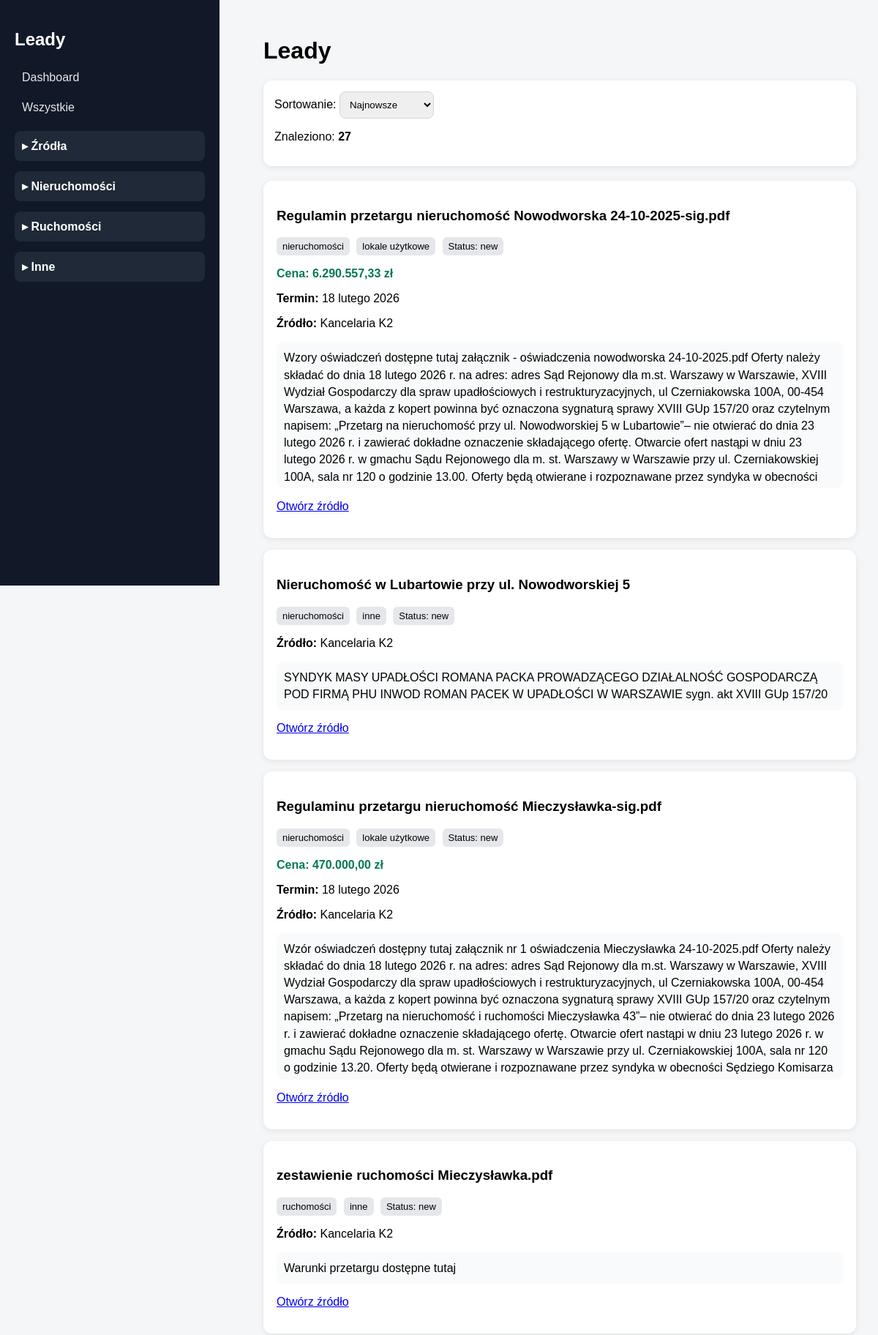
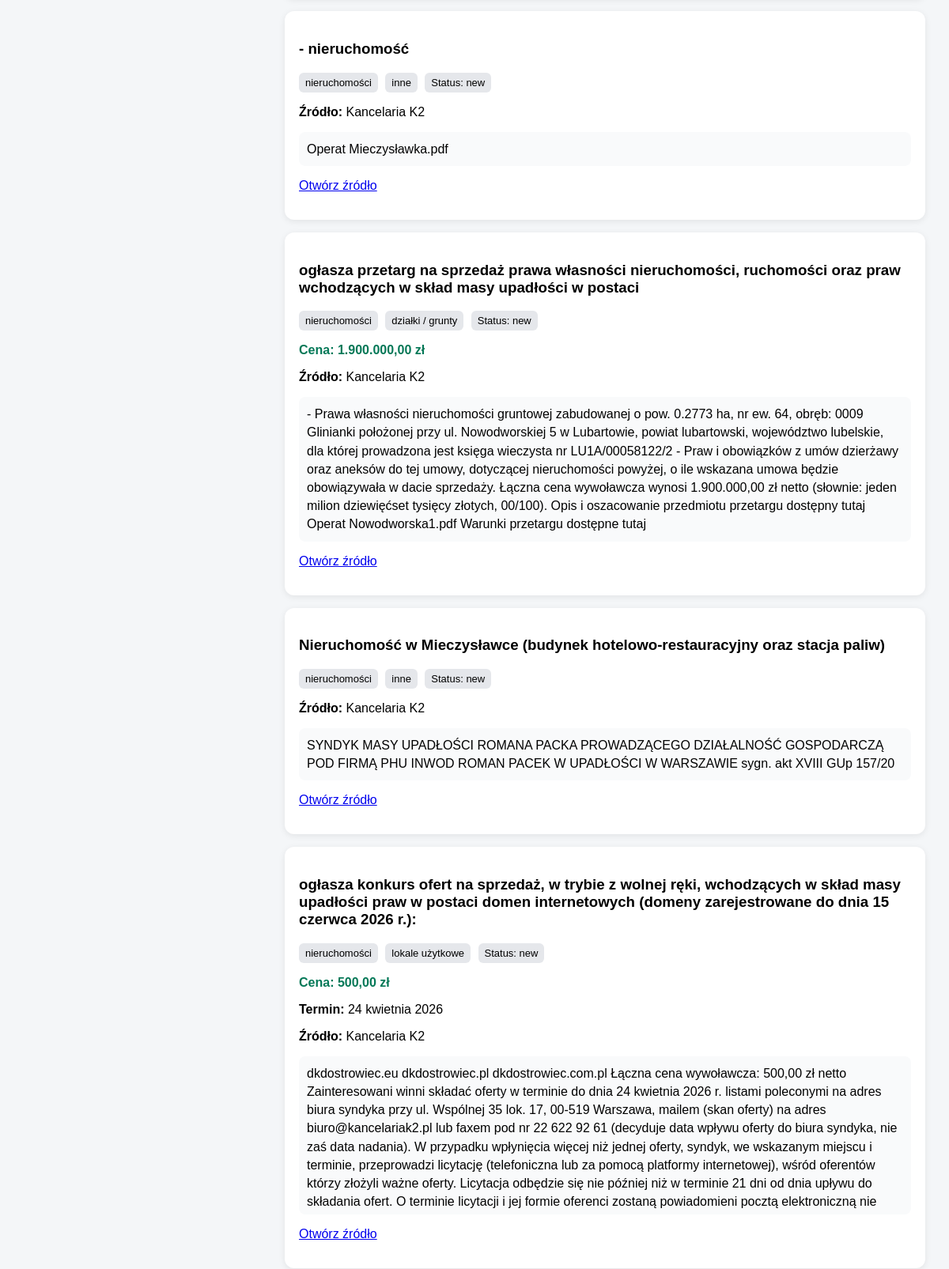
The app's page /leads?source_id=2&asset_type=&category=&sort=newest (upper part) with its own data (2 pictures, top to bottom).
### app/models.py (models this page shows)
class Lead(Base):
    __tablename__ = "leads"
    id = Column(Integer, primary_key=True)
    title = Column(String, nullable=False)
    url = Column(String, nullable=False, unique=True)
    city = Column(String, nullable=True)
    price = Column(String, nullable=True)
    deadline = Column(String, nullable=True)
    asset_type = Column(String, nullable=True)
    category = Column(String, default="inne")
    status = Column(String, default="new")
    notes = Column(Text, nullable=True)
    source_id = Column(Integer, ForeignKey("sources.id"))
    source = relationship("Source", back_populates="leads")
    created_at = Column(DateTime, default=datetime.utcnow)

class Source(Base):
    __tablename__ = "sources"
    id = Column(Integer, primary_key=True)
    name = Column(String, nullable=False)
    url = Column(String, nullable=False)
    active = Column(Boolean, default=True)
    leads = relationship("Lead", back_populates="source")
    created_at = Column(DateTime, default=datetime.utcnow)

### app/main.py (the view)
@app.get("/leads")
def leads_page(
    request: Request,
    asset_type: str = None,
    category: str = None,
    source_id: int = None,
    sort: str = "newest",
    db: Session = Depends(get_db)
):
    query = db.query(Lead)
    if asset_type:
        query = query.filter(Lead.asset_type == asset_type)
    if category:
        query = query.filter(Lead.category == category)
    if source_id:
        query = query.filter(Lead.source_id == source_id)
    if sort == "oldest":
        query = query.order_by(Lead.created_at.asc())
    elif sort == "price_low":
        query = query.order_by(Lead.price.asc())
    elif sort == "price_high":
        query = query.order_by(Lead.price.desc())
    else:
        query = query.order_by(Lead.created_at.desc())
    leads = query.all()
    sources = db.query(Source).all()
    source_counts = {}
    for s in sources:
        source_counts[s.id] = db.query(Lead).filter(Lead.source_id == s.id).count()
    asset_counts = {
        "nieruchomości": db.query(Lead).filter(Lead.asset_type == "nieruchomości").count(),
        "ruchomości": db.query(Lead).filter(Lead.asset_type == "ruchomości").count(),
        "inne": db.query(Lead).filter(Lead.asset_type == "inne").count(),
    }
    category_names = [
        "mieszkania",
        "domy",
        "lokale użytkowe",
        "działki / grunty",
        "garaże / miejsca postojowe",
        "samochody / pojazdy",
        "maszyny / sprzęt",
        "wyposażenie / meble",
        "towary / zapasy",
        "udziały / prawa",
    ]
    category_counts = {}
    for cat in category_names:
        category_counts[cat] = db.query(Lead).filter(Lead.category == cat).count()
    return templates.TemplateResponse(
        request,
        "leads.html",
        {
            "leads": leads,
            "sources": sources,
            "source_counts": source_counts,
            "asset_counts": asset_counts,
            "category_counts": category_counts,
            "selected_asset_type": asset_type,
            "selected_category": category,
            "selected_source_id": source_id,
            "selected_sort": sort
        }
    )

### app/templates/leads.html (shortened to what this page needs)
<!DOCTYPE html>
<html lang="pl">
<head>
</head>
<body>
<div class="sidebar">
<h2>Leady</h2>
<a href="/">Dashboard</a>
<a href="/leads" class="{% if not selected_asset_type and not selected_category and not selected_source_id %}active{% endif %}">
Wszystkie
</a>
<div class="menu-header" onclick="toggleMenu('sources')">▸ Źródła</div>
<div class="menu-header" onclick="toggleMenu('nieruchomosci')">▸ Nieruchomości</div>
<div class="menu-header" onclick="toggleMenu('ruchomosci')">▸ Ruchomości</div>
<div class="menu-header" onclick="toggleMenu('inne')">▸ Inne</div>
</div>
<div class="content">
<h1>Leady</h1>
<div class="toolbar">
<form method="get" action="/leads">
<label>Sortowanie:</label>
<select name="sort" onchange="this.form.submit()">
<option value="newest" {% if selected_sort == "newest" %}selected{% endif %}>Najnowsze</option>
</select>
</form>
<p>Znaleziono: <strong>{{ leads|length }}</strong></p>
</div>
{% for l in leads %}
<div class="lead">
<h3>{{ l.title }}</h3>
<p>
<span class="badge">{{ l.asset_type or "brak typu" }}</span>
<span class="badge">{{ l.category or "inne" }}</span>
<span class="badge">Status: {{ l.status }}</span>
</p>
{% if l.price %}
<p class="price">Cena: {{ l.price }}</p>
{% endif %}
{% if l.deadline %}
<p><strong>Termin:</strong> {{ l.deadline }}</p>
{% endif %}
{% if l.source %}
<p><strong>Źródło:</strong> {{ l.source.name }}</p>
{% endif %}
{% if l.notes %}
<div class="notes">{{ l.notes }}</div>
{% endif %}
<p><a href="{{ l.url }}" target="_blank">Otwórz źródło</a></p>
</div>
{% endfor %}
</div>
</body>
</html>

### app/templates/leads.html (style rules this page uses)
body { margin:0;font-family:Arial,sans-serif;background:#f4f6f8;display:flex }
.sidebar { width:300px;background:#111827;color:white;min-height:100vh;padding:20px;box-sizing:border-box;position:fixed }
.sidebar a { display:block;color:#e5e7eb;text-decoration:none;padding:9px 10px;border-radius:6px;margin-bottom:5px }
.menu-header { cursor:pointer;padding:11px 10px;background:#1f2937;border-radius:8px;margin-top:14px;font-weight:bold }
.content { margin-left:330px;padding:30px;width:calc(100% - 330px) }
.toolbar { background:white;padding:15px;border-radius:12px;margin-bottom:20px;box-shadow:0 2px 8px rgba(0,0,0,.08) }
.lead { background:white;border-radius:12px;padding:18px;margin-bottom:16px;box-shadow:0 2px 8px rgba(0,0,0,.08) }
.badge { display:inline-block;background:#e5e7eb;padding:5px 8px;border-radius:6px;font-size:13px;margin-right:5px }
.price { font-weight:bold;color:#047857 }
.notes { background:#f9fafb;padding:10px;border-radius:8px;max-height:180px;overflow:auto;line-height:1.45 }
select { padding:9px;border-radius:8px;border:1px solid #d1d5db }

### records on screen
Lead: title "Regulamin przetargu nieruchomość Nowodworska 24-10-2025-sig.pdf", asset_type "nieruchomości", category "lokale użytkowe", status "new", price "6.290.557,33 zł", deadline "18 lutego 2026", source.name "Kancelaria K2", notes "Wzory oświadczeń dostępne tutaj załącznik - oświadczenia nowodworska 24-10-2025.pdf Oferty należy składać do dnia 18 lutego 2026 r. na adres: adres Sąd Rejonowy dla m.st. Warszawy w Warszawie, XVIII Wydział Gospodarczy dla spraw upadłościowych i restrukturyzacyjnych, ul Czerniakowska 100A, 00-454 Warszawa, a każda z kopert powinna być oznaczona sygnaturą sprawy XVIII GUp 157/20 oraz czytelnym napisem: „Przetarg na nieruchomość przy ul. Nowodworskiej 5 w Lubartowie”– nie otwierać do dnia 23 lutego 2026 r. i zawierać dokładne oznaczenie składającego ofertę. Otwarcie ofert nastąpi w dniu 23 lutego 2026 r. w gmachu Sądu Rejonowego dla m. st. Warszawy w Warszawie przy ul. Czerniakowskiej 100A,…"
Lead: title "Nieruchomość w Lubartowie przy ul. Nowodworskiej 5", asset_type "nieruchomości", category "inne", status "new", source.name "Kancelaria K2", notes "SYNDYK MASY UPADŁOŚCI ROMANA PACKA PROWADZĄCEGO DZIAŁALNOŚĆ GOSPODARCZĄ POD FIRMĄ PHU INWOD ROMAN PACEK W UPADŁOŚCI W WARSZAWIE sygn. akt XVIII GUp 157/20"
Lead: title "Regulaminu przetargu nieruchomość Mieczysławka-sig.pdf", asset_type "nieruchomości", category "lokale użytkowe", status "new", price "470.000,00 zł", deadline "18 lutego 2026", source.name "Kancelaria K2", notes "Wzór oświadczeń dostępny tutaj załącznik nr 1 oświadczenia Mieczysławka 24-10-2025.pdf Oferty należy składać do dnia 18 lutego 2026 r. na adres: adres Sąd Rejonowy dla m.st. Warszawy w Warszawie, XVIII Wydział Gospodarczy dla spraw upadłościowych i restrukturyzacyjnych, ul Czerniakowska 100A, 00-454 Warszawa, a każda z kopert powinna być oznaczona sygnaturą sprawy XVIII GUp 157/20 oraz czytelnym napisem: „Przetarg na nieruchomość i ruchomości Mieczysławka 43”– nie otwierać do dnia 23 lutego 2026 r. i zawierać dokładne oznaczenie składającego ofertę. Otwarcie ofert nastąpi w dniu 23 lutego 2026 r. w gmachu Sądu Rejonowego dla m. st. Warszawy w Warszawie przy ul. Czerniakowskiej 100A, sala nr…"
Lead: title "zestawienie ruchomości Mieczysławka.pdf", asset_type "ruchomości", category "inne", status "new", source.name "Kancelaria K2", notes "Warunki przetargu dostępne tutaj"
Lead: title "- nieruchomość", asset_type "nieruchomości", category "inne", status "new", source.name "Kancelaria K2", notes "Operat Mieczysławka.pdf"
Lead: title "ogłasza przetarg na sprzedaż prawa własności nieruchomości, ruchomości oraz praw wchodzących w skład masy upadłości w postaci", asset_type "nieruchomości", category "działki / grunty", status "new", price "1.900.000,00 zł", source.name "Kancelaria K2", notes "- Prawa własności nieruchomości gruntowej zabudowanej o pow. 0.2773 ha, nr ew. 64, obręb: 0009 Glinianki położonej przy ul. Nowodworskiej 5 w Lubartowie, powiat lubartowski, województwo lubelskie, dla której prowadzona jest księga wieczysta nr LU1A/00058122/2 - Praw i obowiązków z umów dzierżawy oraz aneksów do tej umowy, dotyczącej nieruchomości powyżej, o ile wskazana umowa będzie obowiązywała w dacie sprzedaży. Łączna cena wywoławcza wynosi 1.900.000,00 zł netto (słownie: jeden milion dziewięćset tysięcy złotych, 00/100). Opis i oszacowanie przedmiotu przetargu dostępny tutaj Operat Nowodworska1.pdf Warunki przetargu dostępne tutaj"
Lead: title "Nieruchomość w Mieczysławce (budynek hotelowo-restauracyjny oraz stacja paliw)", asset_type "nieruchomości", category "inne", status "new", source.name "Kancelaria K2", notes "SYNDYK MASY UPADŁOŚCI ROMANA PACKA PROWADZĄCEGO DZIAŁALNOŚĆ GOSPODARCZĄ POD FIRMĄ PHU INWOD ROMAN PACEK W UPADŁOŚCI W WARSZAWIE sygn. akt XVIII GUp 157/20"
Lead: title "ogłasza konkurs ofert na sprzedaż, w trybie z wolnej ręki, wchodzących w skład masy upadłości praw w postaci domen internetowych (domeny zarejestrowane do dnia 15 czerwca 2026 r.):", asset_type "nieruchomości", category "lokale użytkowe", status "new", price "500,00 zł", deadline "24 kwietnia 2026", source.name "Kancelaria K2", notes "dkdostrowiec.eu dkdostrowiec.pl dkdostrowiec.com.pl Łączna cena wywoławcza: 500,00 zł netto Zainteresowani winni składać oferty w terminie do dnia 24 kwietnia 2026 r. listami poleconymi na adres biura syndyka przy ul. Wspólnej 35 lok. 17, 00-519 Warszawa, mailem (skan oferty) na adres biuro@kancelariak2.pl lub faxem pod nr 22 622 92 61 (decyduje data wpływu oferty do biura syndyka, nie zaś data nadania). W przypadku wpłynięcia więcej niż jednej oferty, syndyk, we wskazanym miejscu i terminie, przeprowadzi licytację (telefoniczna lub za pomocą platformy internetowej), wśród oferentów którzy złożyli ważne oferty. Licytacja odbędzie się nie później niż w terminie 21 dni od dnia upływu do…"

### other values on screen
{{ leads|length }} "27"
